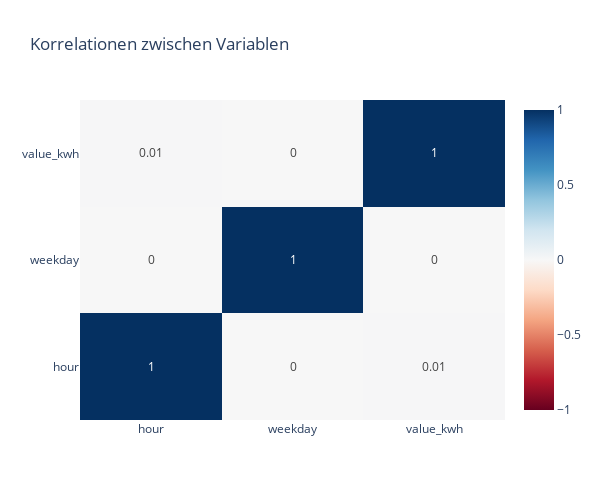

Notebook source saved alongside this figure:
### Code cell
import os
import pandas as pd
import seaborn as sns
import matplotlib.pyplot as plt

# Daten laden
df = pd.read_csv("../data/cleaned-data/ckw_opendata_smartmeter_dataset_b_all.csv")

# Falls nötig, Timestamp in datetime umwandeln
df["timestamp"] = pd.to_datetime(df["timestamp"])
df["hour"] = df["timestamp"].dt.hour
df["weekday"] = df["timestamp"].dt.weekday

# Korrelationen berechnen
correlation_matrix = df[["hour", "weekday", "value_kwh"]].corr()

# Korrelationen visualisieren
import plotly.express as px
import plotly.graph_objects as go

# Heatmap mit Plotly
fig = go.Figure(data=go.Heatmap(
    z=correlation_matrix.values,
    x=correlation_matrix.columns,
    y=correlation_matrix.index,
    colorscale="RdBu",
    zmin=-1, zmax=1,
    text=correlation_matrix.values.round(2),
    texttemplate="%{text}",
    hoverinfo="text"
))
fig.update_layout(title="Korrelationen zwischen Variablen", width=600, height=500)
fig.show()

### Figure 1 — Plotly figure (JSON) as saved in the notebook; plotly's stock layout.template omitted (floating-point values rounded to 4 significant figures)
{"data": [{"colorscale": [[0, "rgb(103,0,31)"], [0.1, "rgb(178,24,43)"], [0.2, "rgb(214,96,77)"], [0.3, "rgb(244,165,130)"], [0.4, "rgb(253,219,199)"], [0.5, "rgb(247,247,247)"], [0.6, "rgb(209,229,240)"], [0.7, "rgb(146,197,222)"], [0.8, "rgb(67,147,195)"], [0.9, "rgb(33,102,172)"], [1, "rgb(5,48,97)"]], "hoverinfo": "text", "text": [[1.0, -0.0, 0.01], [-0.0, 1.0, -0.0], [0.01, -0.0, 1.0]], "texttemplate": "%{text}", "type": "heatmap", "x": ["hour", "weekday", "value_kwh"], "y": ["hour", "weekday", "value_kwh"], "z": [[1.0, -8.107e-05, 0.006735], [-8.107e-05, 1.0, -0.0008993], [0.006735, -0.0008993, 1.0]], "zmax": 1, "zmin": -1}], "layout": {"height": 500, "title": {"text": "Korrelationen zwischen Variablen"}, "width": 600}}
